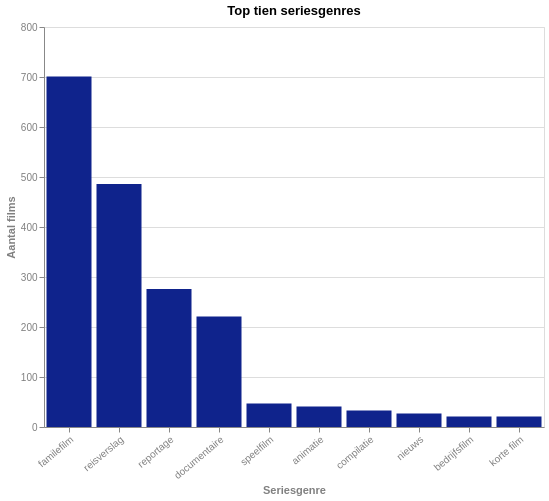

Specify this chart in Vega-Lite:
### Vega-Lite specification from a JSON file in a GitHub repository (floating-point values rounded to 4 significant figures)
{"$schema": "https://vega.github.io/schema/vega-lite/v5.json", "title": "Top tien seriesgenres", "description": "Distributie van films over de top tien seriesgenres (exclusief het genre 'amateuropname')", "width": 500, "height": 400, "data": {"values": [{"Genre": "familefilm", "Number of films": 701}, {"Genre": "reisverslag", "Number of films": 486}, {"Genre": "reportage", "Number of films": 276}, {"Genre": "documentaire", "Number of films": 221}, {"Genre": "speelfilm", "Number of films": 47}, {"Genre": "animatie", "Number of films": 41}, {"Genre": "compilatie", "Number of films": 33}, {"Genre": "nieuws", "Number of films": 27}, {"Genre": "bedrijfsfilm", "Number of films": 21}, {"Genre": "korte film", "Number of films": 21}]}, "mark": {"type": "bar", "binSpacing": 1, "tooltip": true}, "encoding": {"x": {"field": "Genre", "type": "nominal", "title": "Seriesgenre", "sort": "-y"}, "y": {"field": "Number of films", "type": "quantitative", "title": "Aantal films"}, "color": {"value": "#0F238C"}}, "config": {"countTitle": "Aantal", "axisX": {"labelAngle": -40, "titleColor": "grey", "labelColor": "grey"}, "axisY": {"titleColor": "grey", "labelColor": "grey"}}}
